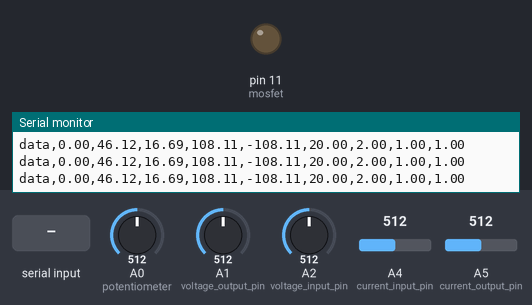
The sketch below on a simulated Arduino Uno, built with avr-gcc and run on an emulated ATmega328P. Parts: output pins drawn as LEDs (lit = HIGH), the last lines printed to the serial monitor. The test bench sets the inputs (shaded band); at power-on: A1 (voltage_output_pin) = 512, A0 (potentiometer) = 512, A2 (voltage_input_pin) = 512, A4 (current_input_pin) = 512, A5 (current_output_pin) = 512.

Above: at 1.2 s.
1.3 s: "90,45\n" received over Serial
At 3.4 s:
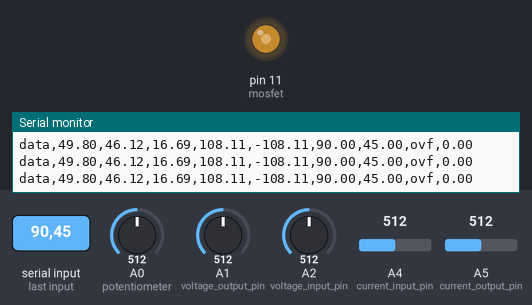
4.3 s: "30,150\n" received over Serial
At 6.17 s:
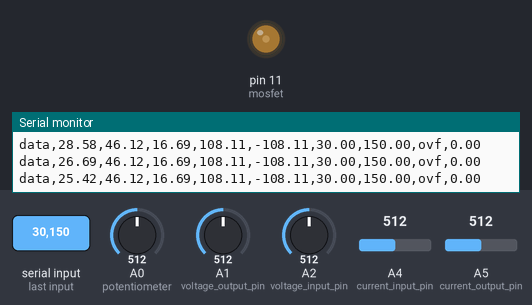
7.3 s: A1 (voltage_output_pin) set to 716
8.8 s: A1 (voltage_output_pin) set to 30
At 11.1 s:
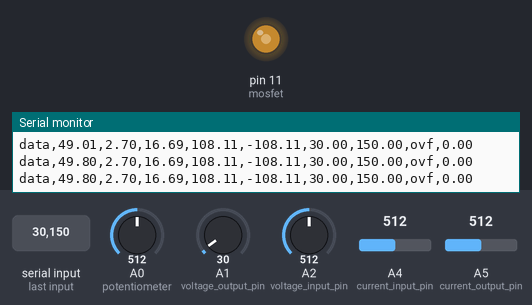
11.8 s: A1 (voltage_output_pin) set to 992
At 12.6 s:
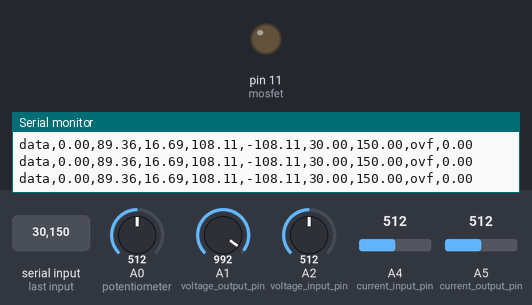
13.3 s: "90,45,200\n" received over Serial
At 14.4 s:
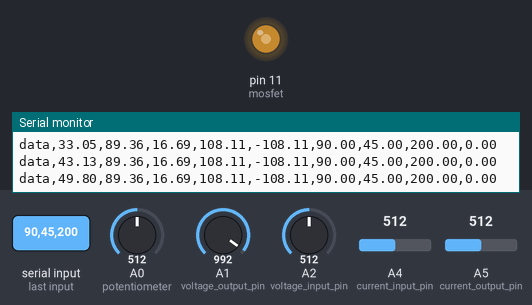
Timing chart, 0 to 16.3 s (numbered marks = the images above; inputs shaded):
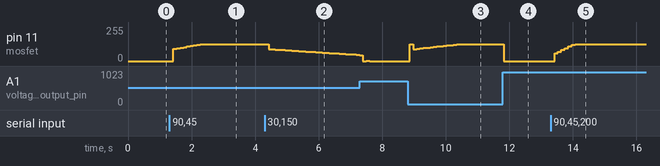

The sketch:

PWM_Arduino.ino
```cpp
#include <PID_v1.h>
#include <Arduino.h>

// Define the PID controller's input, output, and setpoint variables
double Setpoint, Input, Output;
// Define the PID controller's tuning parameters
double Kp=2, Ki=1, Kd=1;

// Create the PID controller
PID myPID(&Input, &Output, &Setpoint, Kp, Ki, Kd, DIRECT);


float Dutycycle = 0.00;
float Voltage_output = 4.6;
float voltage_input = 0.00;
double current_output = 0.00;
double current_input = 0.00;
int potentiometer = A0;
int mosfet = 11;
int voltage_output_pin = A1;  // Define the pin for voltage output
int voltage_input_pin = A2;  // Define the pin for voltage input
int current_output_pin = A5;  // Define the pin for current output
int current_input_pin = A4;  // Define the pin for current input
int samples_no = 0;

float SamplesO=0.0,SamplesI=0.0;
double AvgAcsO =0.00,AcsValueO=0.00, AvgAcsI = 0.00, AcsValueI = 0.00;


unsigned long previousMillis = 0;  // will store the last time the code was executed
const long interval = 250;  // interval at which to execute code (milliseconds)


void setup() {
  Serial.begin(9600); // Initialize serial communication
  pinMode(potentiometer, INPUT);
  pinMode(mosfet, OUTPUT);
  pinMode(voltage_output_pin, INPUT);  // Set the voltage output pin as input
  pinMode(voltage_input_pin, INPUT);  // Set the voltage input pin as input
  pinMode(current_output_pin, INPUT);  // Set the current output pin as input
  pinMode(current_input_pin, INPUT);  // Set the current input pin as input
  TCCR2B = TCCR2B & B11111000 | B00000001; // Set PWM frequency for D3 & D11 to 31372.55 Hz
  myPID.SetOutputLimits(0, 127);
  // Turn the PID controller on
  myPID.SetMode(AUTOMATIC);
  //myPID.SetControllerDirection(REVERSE);  // Reverse the direction of the controller
  Setpoint = 20.0;

}

void loop() {


float PWM_value = map(analogRead(potentiometer), 0, 1024, 0, 255);
//analogWrite(mosfet, PWM_value);
Dutycycle = map(PWM_value,0,255,0,100);


float voltage_output_read = analogRead(voltage_output_pin) * (5.0 / 1023.0);  // Convert the analog read value to voltage
Voltage_output = floatMap(voltage_output_read, 0.0, 5.0, 0.0, 92.15);  // Map the voltage output
Input = Voltage_output;

float voltage_input_read = analogRead(voltage_input_pin) * (5.0 / 1023.0);  // Convert the analog read value to voltage
voltage_input = floatMap(voltage_input_read, 0.0, 5.0, 0.0, 33.35);  // Map the voltage input

//float current_output_read = analogRead(current_output_pin) * (-5.0 / 1023.0);  // Convert the analog read value to voltage
//current_output = (2.44 - (current_output_read) )/0.066; // Map the current output
//current_output = analogRead(current_output_pin);

  // Compute the PID controller's output
  myPID.Compute();
  analogWrite(mosfet, round(Output));
  //analogWrite(mosfet, PWM_value);

              AcsValueO = analogRead(A5);     //Read current sensor values
              AcsValueI = analogRead(A4);     //Read current sensor values
              SamplesO = SamplesO + AcsValueO;  //Add samples together
              SamplesI = SamplesI + AcsValueI;  //Add samples together
              samples_no++;


unsigned long currentMillis = millis();
 if (currentMillis - previousMillis >= interval)
  {          /*unsigned int x=0;
            float SamplesO=0.0,SamplesI=0.0;
            double AvgAcsO =0.00,AcsValueO=0.00, AvgAcsI = 0.00, AcsValueI = 0.00;

              for (int x = 0; x < 150; x++){ //Get 150 samples
              AcsValueO = analogRead(A5);     //Read current sensor values
              AcsValueI = analogRead(A4);     //Read current sensor values
              SamplesO = SamplesO + AcsValueO;  //Add samples together
              SamplesI = SamplesI + AcsValueI;  //Add samples together
              delay (3); // let ADC settle before next sample 3ms
            }*/
          AvgAcsO=SamplesO/samples_no;//Taking Average of SamplesO
          AvgAcsI=SamplesI/samples_no;//Taking Average of SamplesI
          SamplesO=0.0;//Clearing SamplesO
          SamplesI=0.0;//Clearing SamplesI
          samples_no=0;//Clearing samples_no

          AcsValueO = (2.52 - (AvgAcsO * (5.0 / 1024.0)) )/0.000185;
          AcsValueI = (2.52 - (AvgAcsI * (5.0 / 1024.0)) )/-0.000185;

          //current_input = (2.52 - (AvgAcsO * (5.0 / 1024.0)));
          //current_input = floatMap(current_input, 0.00, 1.00, 0.00, 0.185);

              current_output = AcsValueO;//Print the read current on Serial monitor
              current_input = AcsValueI;

    previousMillis = currentMillis;
    Serial.print("data"); Serial.print(",");
    Serial.print(floatMap(Output,0,127,0,49.8)); Serial.print(",");
    //Serial.print(Dutycycle); Serial.print(",");
    Serial.print(Voltage_output); Serial.print(",");
    Serial.print(voltage_input); Serial.print(",");
    Serial.print(current_output); Serial.print(",");
    Serial.print(current_input); Serial.print(",");
    Serial.print(Setpoint); Serial.print(",");
    Serial.print(Kp); Serial.print(",");
    Serial.print(Ki); Serial.print(",");
    Serial.println(Kd);
 }

  if (Serial.available()) {
    double V1, V2, V3, V4;
    // Read the serial input until a newline character is encountered
    String input = Serial.readStringUntil('\n');
    // Parse the serial input
        char* str = strdup(input.c_str());  // Create a mutable C-string copy of input

        char* token = strtok(str, ",");
        if (token != NULL) {
            V1 = atof(token);
            token = strtok(NULL, ",");
        }

        if (token != NULL) {
            V2 = atof(token);
            token = strtok(NULL, ",");
        }

        if (token != NULL) {
            V3 = atof(token);
            token = strtok(NULL, ",");
        }

        if (token != NULL) {
            V4 = atof(token);
        }

        free(str);  // Free the allocated memory
    Setpoint = V1;
    Kp = V2;
    Ki = V3;
    Kd = V4;
    // Update the PID controller's tuning parameters
    myPID.SetTunings(Kp, Ki, Kd);
    delay(100);
    Serial.print("flag"); Serial.print(",");
    Serial.print(Setpoint); Serial.print(",");
    Serial.print(Kp); Serial.print(",");
    Serial.print(Ki); Serial.print(",");
    Serial.println(Kd);
  }

delay(10);
}


float floatMap(double x, double in_min, double in_max, double out_min, double out_max) {
  return (x - in_min) * (out_max - out_min) / (in_max - in_min) + out_min;
}
```

Measured:
- after the input at 1.3 s, pin 11 (mosfet): moves from 0/255 to 127/255 over 0.86 s, starting after 0.12 s
- after the input at 4.3 s, pin 11 (mosfet): moves from 127/255 to 45/255 over 2.9 s, starting after 0.12 s
- after the input at 8.8 s, pin 11 (mosfet): 0/255 → 127/255 after 0.07 s, → 89/255 0.10 s later, → 92/255 0.11 s later, → 95/255 0.10 s later, … (16 changes in this stretch)
- after the input at 11.8 s, pin 11 (mosfet): 127/255 → 0/255 at once
- after the input at 13.3 s, pin 11 (mosfet): moves from 0/255 to 127/255 over 0.64 s, starting after 0.12 s
